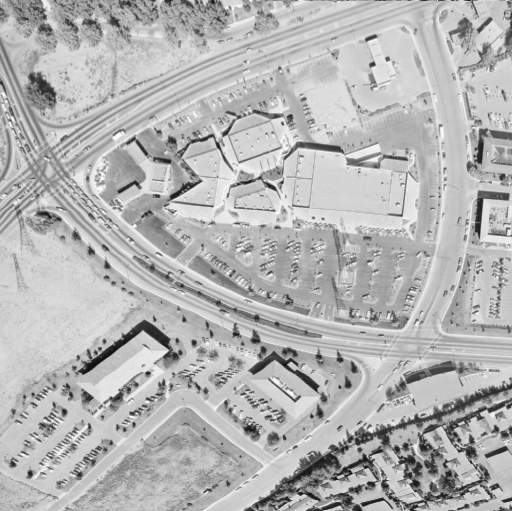
#> input picture PDI/Aula_2/imgs/aerial.png, 512 x 511 px, found by its file name
$ python code5.py
#> lines starting #> are read from the running program, lines starting #| are printed output that depends on the picture; after the words box and inside, x2 and y2 are one past the last pixel; in counts of white or black regions, pixels touching at a corner belong together; long printed decimals are rounded
### PDI/src/pdi_utils.py
import matplotlib.pyplot as plt
import numpy as np
import os
import cv2
from sklearn.model_selection import train_test_split
import requests


def load_red_roses():
    return plt.imread("PDI/Aula_1/imgs/red_roses.png")

def load_page_image():
    return plt.imread("PDI/Aula_1/imgs/page.jpg")

def load_chess_image():
    return plt.imread("PDI/Aula_1/imgs/chess_gray.png")

def load_woman():
    return plt.imread("PDI/Aula_1/imgs/woman.png")

def load_flipped_seville():
    return plt.imread("PDI/Aula_1/imgs/flipped_seville.png")

def load_lena():
    return plt.imread("PDI/Aula_1/imgs/lena.png")

def load_lools_image():
    return plt.imread("PDI/Aula_2/imgs/shapes52.jpg")

def load_soaps_image():
    return plt.imread("PDI/Aula_2/imgs/soaps.jpg")

def load_building_image():
    return plt.imread("PDI/Aula_2/imgs/toa-sharp-def-3.jpg")

def load_chest_ray_x():
    return plt.imread("PDI/Aula_2/imgs/contrast_00000109_005.png")

def load_aerial_image():
    return plt.imread("PDI/Aula_2/imgs/aerial.png")
#> returned value is the input picture: shape (511, 512) float32; min 0.0471, max 0.988, mean 0.708

def load_rotate_cat():
    return plt.imread("PDI/Aula_2/imgs/cat.jpg")

def show_image(image, title='Image', cmap_type='gray'):
    plt.imshow(image, cmap=cmap_type)
    plt.title(title)
    plt.axis('off')
    plt.show()

def manual_rgb2gray(rgb_img):
    return np.array((rgb_img[:,:,0]*0.29 + rgb_img[:,:,1]*0.59 + rgb_img[:,:,2]*0.11)).astype(int)

# [35 lines left out: function load_sign_language_data, not called in this run]

### PDI/Aula_2/code5.py
# Import the required module
from skimage import exposure
from PDI.src.pdi_utils import show_image,  load_aerial_image
from scipy.stats import entropy
import matplotlib.pyplot as plt
import numpy as np

def compute_entropy(labels, base=None):
    value,counts = np.unique(labels[0], return_counts=True)
    return entropy(counts, base=base)

image_aerial = load_aerial_image()

# calcular e mostrar o histograma da imagem
hist_n_eq = plt.hist(image_aerial.ravel(), bins=256, range=(0,1.0))
plt.show()
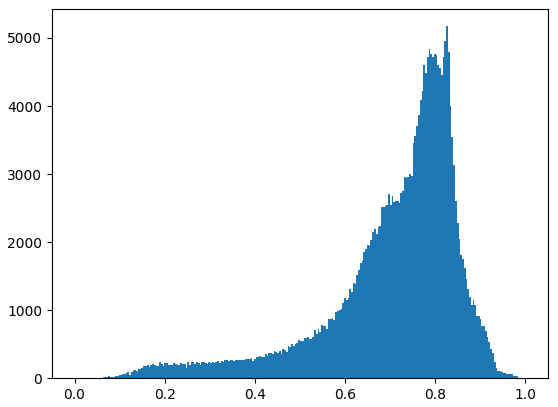
#> figure drawn by matplotlib, 1 panel; tallest bar 5173 high, from x = 0.824 to 0.828

# realizar a equalização do histograma
image_eq =  exposure.equalize_hist(image_aerial)
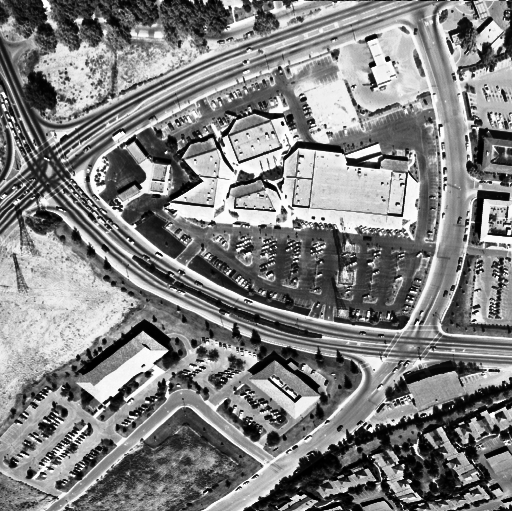
#> image_eq: shape (511, 512) float32; min 7.64e-06, max 1, mean 0.504

# calcular e mostrar o histograma da imagem equalizada
hist_eq = plt.hist(image_eq.ravel(), bins=256, range=(0,1.0))
plt.show()
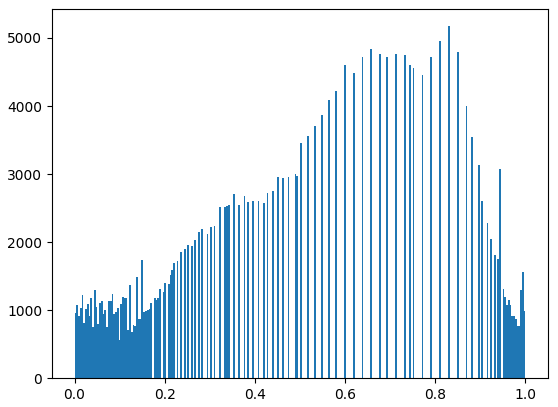
#> figure drawn by matplotlib, 1 panel; tallest bar 5173 high, from x = 0.828 to 0.832

# determinar a média do valor dos pixels que ocorrem na imagem não equalizada
img_mean_n_eq = np.mean(image_aerial)*255
#> img_mean_n_eq = 180.4

# determinar a média do valor dos pixels que ocorrem na imagem equalizada
img_mean_eq = np.mean(image_eq)*255
#> img_mean_eq = 128.6

# determinar a variância do valor dos pixels que ocorrem na imagem não equalizada
img_var_n_eq = np.var(image_aerial)*255
#> img_var_n_eq = 6.07

# determinar a variância do valor dos pixels que ocorrem na imagem equalizada
img_var_eq = np.var(image_eq)*255
#> img_var_eq = 21.46

# determinar os pixels que contêm baixa intensidade na escala de preto na imagem não equalizada
intensidade = 0.2
low_freq_region_n_eq = image_aerial <= intensidade
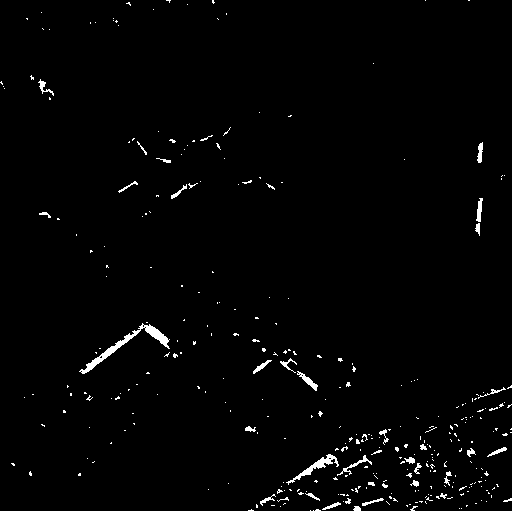
#> low_freq_region_n_eq: shape (511, 512) bool; 1.5% white; 333 white regions (298 under 20 px), largest, box (x1, y1, x2, y2) and area: (79, 323, 170, 374) 636, (286, 454, 339, 485) 305, (297, 371, 318, 391) 120

# determinar os pixels que contêm baixa intensidade na escala de preto na imagem equalizada
low_freq_region_eq = image_eq <= intensidade
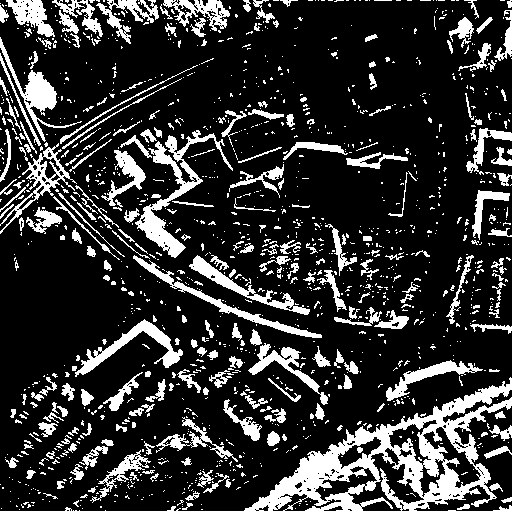
#> low_freq_region_eq: shape (511, 512) bool; 19.5% white; 1386 white regions (1139 under 20 px), largest, box (x1, y1, x2, y2) and area: (244, 377, 512, 511) 10413, (135, 130, 233, 258) 2442, (75, 319, 183, 377) 1388

# determinar a média do valor dos pixels de baixa intensidade na imagem não equalizada
mean_pixel_low_freq_n_eq = np.mean(image_aerial[low_freq_region_n_eq])
#> mean_pixel_low_freq_n_eq = 0.157

# determinar a média do valor dos pixels de baixa intensidade na imagem equalizada
mean_pixel_low_freq_eq = np.mean(image_eq[low_freq_region_eq])
#> mean_pixel_low_freq_eq = 0.0987

# determinar a entropia do histograma da imagem não equalizada
hist_entropy_n_eq = compute_entropy(hist_n_eq, base=2)
#> in compute_entropy, `value,counts = np.unique(labels[0], return_counts=True)`: value = 226 values from 0 to 5173; counts = 226 values, max 15 at index 0, min 1 at index 1, mean 1.13
#> hist_entropy_n_eq = 7.64

# determinar a entropia do histograma da imagem equalizada
hist_entropy_eq = compute_entropy(hist_eq, base=2)
#> hist_entropy_eq = 4.41

#Mostrar os valores calculdos
print("média de valores de pixel na imagem não eq: ",img_mean_n_eq )
#| média de valores de pixel na imagem não eq:  180.426
print("média de valores de pixel  na imagem eq: ",img_mean_eq )
#| média de valores de pixel  na imagem eq:  128.646

print("variância de valores de pixel na imagem não eq: ",img_var_n_eq )
#| variância de valores de pixel na imagem não eq:  6.071
print("variância de valores de pixel  na imagem eq: ",img_var_eq)
#| variância de valores de pixel  na imagem eq:  21.464

print("entropia de valores do histograma da imagem não eq: ",hist_entropy_n_eq )
#| entropia de valores do histograma da imagem não eq:  7.643
print("entropia de valores do histograma da imagem eq: ", hist_entropy_eq)
#| entropia de valores do histograma da imagem eq:  4.411

print("número de pixels com intensidade menor que ", intensidade , " na imagem não eq: ",low_freq_region_n_eq.sum())
#| número de pixels com intensidade menor que  0.2  na imagem não eq:  3980
print("número de pixels com intensidade menor que ", intensidade , " na imagem eq: ", low_freq_region_eq.sum())
#| número de pixels com intensidade menor que  0.2  na imagem eq:  51116

print("média de valores dos pixels de baixa intensidade na imagem não eq: ",mean_pixel_low_freq_n_eq)
#| média de valores dos pixels de baixa intensidade na imagem não eq:  0.1568
print("média de valores dos pixels de baixa intensidade na imagem eq: ",mean_pixel_low_freq_eq)
#| média de valores dos pixels de baixa intensidade na imagem eq:  0.09869

# Show the original and resulting image
show_image(image_aerial, 'Original')

show_image(image_eq, 'Resulting image')
